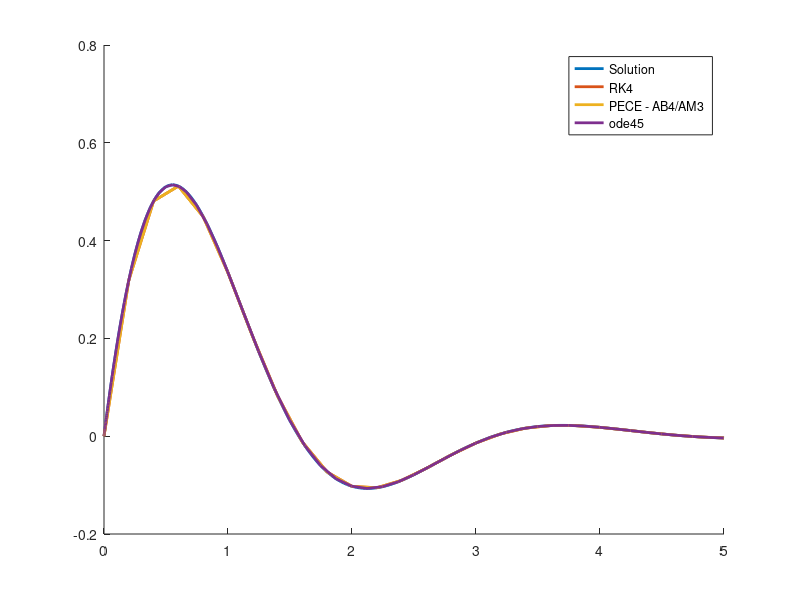

Recreate this plot in MATLAB.
function p2

clear all;
close all;
hold on;

% Actual solution.
_f = @(t) e.^(-t) .* sin(2 .* t);
_t = linspace(0, 5, 200);
_y = _f(_t);

plot(_t, _y, 'DisplayName', 'Solution', 'LineWidth', 2);
val = _f(3)

% Numerical Solutions
f = @(t, y) -y + 2 .* e^(-t) * cos(2*t);
h = 0.2; % Step Size
t = 0:h:5; % Interval
y = [0]; % Initial point
steps = length(t);

% RK4
for n = 1:(steps-1)

    % 4-Step
    k1 = f(t(n),	y(n));
    k2 = f(t(n) + h/2,	y(n) + (h/2) * k1);
    k3 = f(t(n) + h/2,	y(n) + (h/2) * k2);
    k4 = f(t(n) + h,	y(n) + h * k3);

    % Compute y_{n+1}
    y(n+1) = y(n) + (h/6) * (k1 + 2*k2 + 2*k3 + k4);

end

val = y((3/h) + 1)
err = norm(_f(3) - val, inf)
plot(t, y, 'DisplayName', 'RK4', 'LineWidth', 2);

% PECE
y = y(1:4); % Pull startup values from RK4

for n = 5:steps

    % P: 4-Step AB
    y(n) = y(n-1) + h * (
	(55/24) * f(t(n-1), y(n-1)) -
	(59/24) * f(t(n-2), y(n-2)) +
	(37/24) * f(t(n-3), y(n-3)) -
	(3/8)	* f(t(n-4), y(n-4))
    );

    % C: 3-Step AM
    y(n) = y(n-1) + h * (
	(3/8)	* f(t(n), y(n)) +
	(19/24)	* f(t(n-1), y(n-1)) -
	(5/24)	* f(t(n-2), y(n-2)) +
	(1/24)	* f(t(n-3), y(n-3))
    );

end

val = y((3/h) + 1)
err = norm(_f(3) - val, inf)
plot(t, y, 'DisplayName', 'PECE - AB4/AM3', 'LineWidth', 2);

% ODE45
% Note I am using octave, so the implementation may differ slightly 
% from the one provided by Matlab.

[solx, soly] = ode45(f, [0 5], [0 0]);
val = interp1(solx, soly(:,1), 3, method='linear')
err = norm(_f(3) - val, inf)
plot(solx, soly(:,1), 'DisplayName', 'ode45', 'LineWidth', 2);

legend('show');

end
